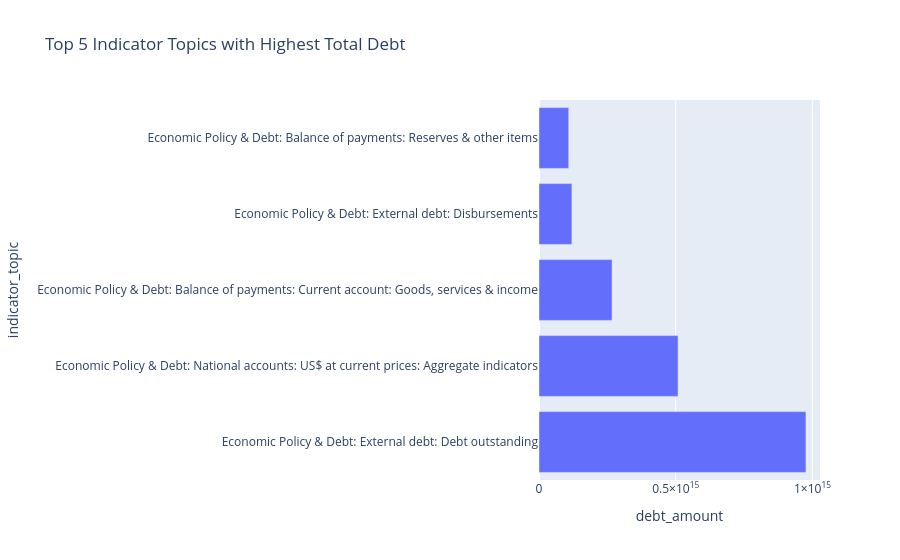

This figure's notebook cell:
### Code cell
#horizontal bar chart of top 5 indicators topic with highest total debt
import plotly.express as px

fig = px.bar(data_frame=top_5_indicator_topics, x='debt_amount', y='indicator_topic', orientation='h', title='Top 5 Indicator Topics with Highest Total Debt')
fig.show()

### Figure 1 — Plotly figure (JSON) as saved in the notebook; plotly's stock layout.template omitted (floating-point values rounded to 4 significant figures)
{"data": [{"hovertemplate": "debt_amount=%{x}<br>indicator_topic=%{y}<extra></extra>", "legendgroup": "", "marker": {"color": "#636efa", "pattern": {"shape": ""}}, "name": "", "orientation": "h", "showlegend": false, "textposition": "auto", "type": "bar", "x": [976200000000000.0, 508600000000000.0, 267300000000000.0, 120300000000000.0, 108800000000000.0], "xaxis": "x", "y": ["Economic Policy & Debt: External debt: Debt outstanding", "Economic Policy & Debt: National accounts: US$ at current prices: Aggregate indicators", "Economic Policy & Debt: Balance of payments: Current account: Goods, services & income", "Economic Policy & Debt: External debt: Disbursements", "Economic Policy & Debt: Balance of payments: Reserves & other items"], "yaxis": "y"}], "layout": {"barmode": "relative", "legend": {"tracegroupgap": 0}, "title": {"text": "Top 5 Indicator Topics with Highest Total Debt"}, "xaxis": {"anchor": "y", "domain": [0, 1], "title": {"text": "debt_amount"}}, "yaxis": {"anchor": "x", "domain": [0, 1], "title": {"text": "indicator_topic"}}}}
